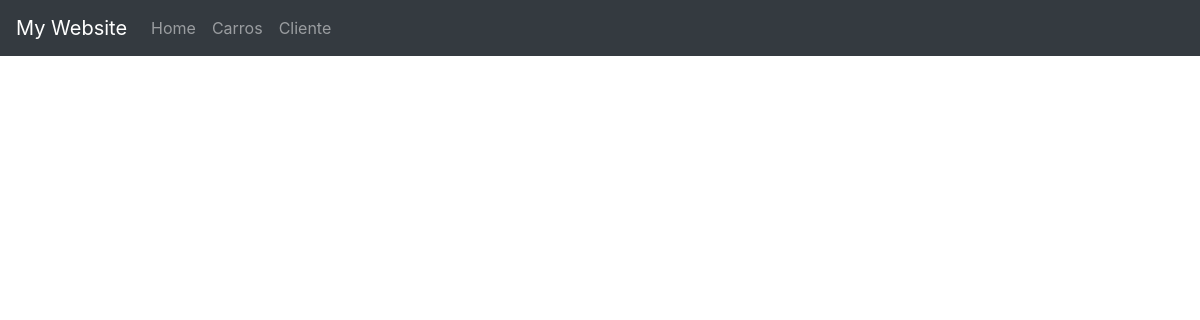
The page /cliente/ on the database as committed earlier.
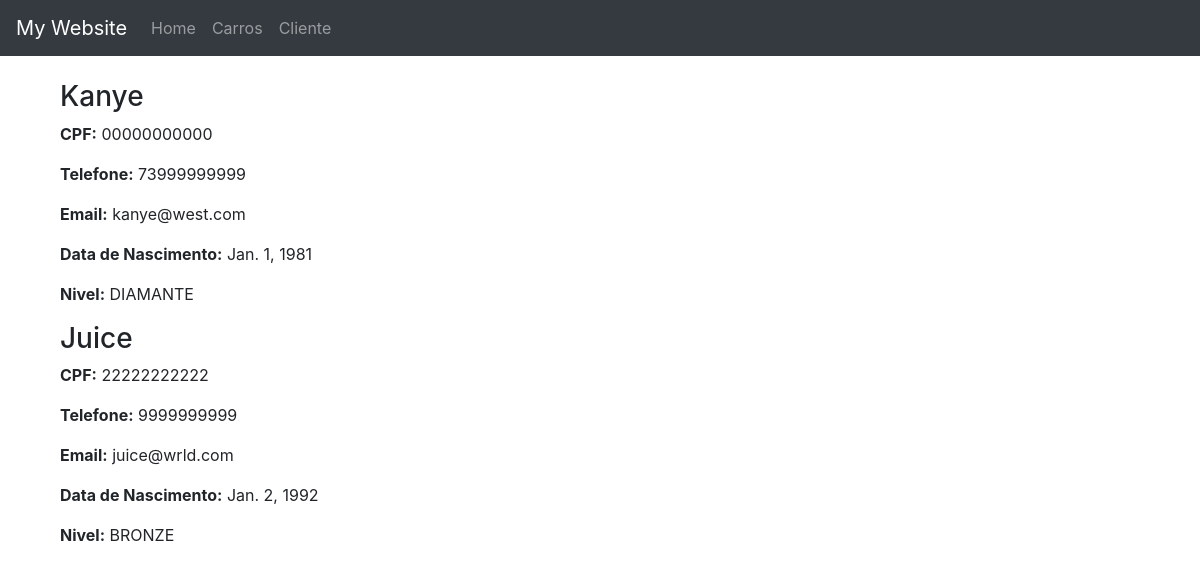
The same page on the database as committed later.
### cliente/models.py (models this page shows, shortened)
class Cliente(models.Model):
    nome = models.CharField(max_length=100)
    sobrenome = models.CharField(max_length=100)
    cpf = models.CharField(max_length=11, unique=True)
    email = models.EmailField(unique=True)
    telefone = models.CharField(max_length=11)
    data_nascimento = models.DateField()
    created_at = models.DateTimeField(auto_now_add=True)
    updated_at = models.DateTimeField(auto_now=True)
    nivel_bruto = models.CharField(max_length=8, choices=NIVEL_CHOICES, default='BRONZE')
    def nivel(self):
        valor_gasto = self.total_valor_gasto()
        if valor_gasto < 50000:
            return 'BRONZE'
        elif valor_gasto < 100000:
            return 'PRATA'
        elif valor_gasto < 500000:
            return 'OURO'
        else:
            return 'DIAMANTE'
    def total_valor_gasto(self):
        return sum(compra.valor() for compra in self.compras.all())

### cliente/views.py (the view)
# urls.py: path('', views.listar_clientes, name='listar_clientes'),
def listar_clientes(request):
    clientes = Cliente.objects.all()
    for cliente in clientes:
        cliente.nivel_bruto = cliente.nivel()
        cliente.save()
    context = {
        'clientes': clientes
    }
    return render(request, 'listar_clientes.html', context)

### cliente/models.py (called while the page is built)
    def valor(self):
        return self.carro.preco

### cliente/templates/listar_clientes.html (shortened to what this page needs)
{% extends 'basic.html' %}
{% block content %}
<div class='container'>
    {% for cliente in clientes %}
    <div class='row'>
        <div class='col-md-12'>
            <div class='panel panel-default'>
                <div class='panel-heading'>
                    <h3 class='panel-title'>{{ cliente.nome }}</h3>
                </div>
                <div class='panel-body'>
                        <p><strong>CPF:</strong> {{ cliente.cpf }}</p>
                        <p><strong>Telefone:</strong> {{ cliente.telefone }}</p>
                        <p><strong>Email:</strong> {{ cliente.email }}</p>
                        <p><strong>Data de Nascimento:</strong> {{ cliente.data_nascimento }}</p>
                        <p><strong>Nivel:</strong> {{ cliente.nivel_bruto }}</p>
                </div>
            </div>
        </div>
    </div>
    {% endfor %}
</div>
{% endblock %}

### templates/basic.html (shortened to what this page needs)
<!DOCTYPE html>
<html lang="en">
<head>
    <link rel="stylesheet" href="https://stackpath.bootstrapcdn.com/bootstrap/4.5.2/css/bootstrap.min.css">
    <link rel="stylesheet" href="https://cdnjs.cloudflare.com/ajax/libs/font-awesome/5.15.4/css/all.min.css">
</head>
<body>
    <nav class="navbar navbar-expand-lg navbar-dark bg-dark">
        <a class="navbar-brand" href="#">My Website</a>
        <div class="collapse navbar-collapse" id="navbarNav">
            <ul class="navbar-nav">
                <li class="nav-item">
                    <a class="nav-link" href="#">Home</a>
                </li>
                <li class="nav-item">
                    <a class="nav-link" href="{% url 'listar_carros'%}">Carros</a>
                </li>
                <li class="nav-item">
                    <a class="nav-link" href="{% url 'listar_clientes' %}">Cliente</a>
                </li>
            </ul>
        </div>
    </nav>
    <div class="container mt-4">
        {% block content %}
        {% endblock %}
    </div>
</body>
</html>

Rows that differ between the two databases and show on the page:
added Cliente: nome "Kanye", cpf "00000000000", telefone "73999999999", email "kanye@west.com", data_nascimento "Jan. 1, 1981", nivel_bruto "DIAMANTE"
added Cliente: nome "Juice", cpf "22222222222", telefone "9999999999", email "juice@wrld.com", data_nascimento "Jan. 2, 1992", nivel_bruto "BRONZE"
